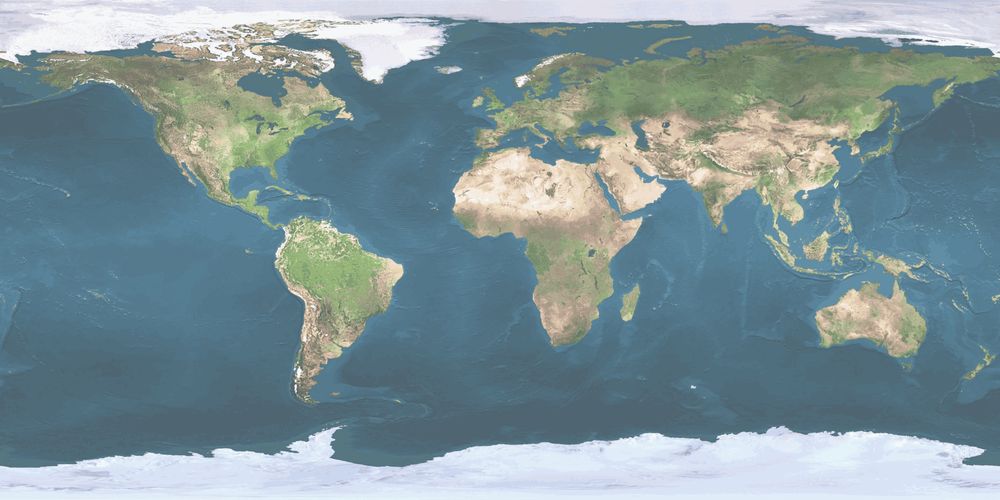
#> input picture earth-huge.png, 1000 x 500 px, shrunk from 8192 x 4096 before the run, found by its file name
$ python globe.py
#> lines starting #> are read from the running program, lines starting #| are printed output that depends on the picture
from scipy import *
from numpy import *
import Image

def roll(image, delta):
    "Roll an image sideways"

    xs, ys = image.size

    "Make a copy."
    fullRegion = (0, 0, xs, ys)
    imageCopy = image.crop(fullRegion)

    delta = delta % xs
    if delta == 0:
        return image

    part1 = imageCopy.crop((0, 0, delta, ys))
    part2 = imageCopy.crop((delta, 0, xs, ys))

    image.paste(part2, (0, 0, xs - delta, ys))
    image.paste(part1, (xs - delta, 0, xs, ys))

    return image


im = Image.open("Desktop/earth-huge.png")
#> im is the input picture: PIL image 1000x500 RGB; mean R, G, B 126.4, 147.7, 153.8

xs, ys = im.size
#> xs = 1000; ys = 500
deltaList = linspace(0, xs, 12)
for delta_i in deltaList:
    delta_i = int(delta_i)
    tempImage = roll(im, delta_i)
    tempImage.show()
#> this loop made 12 passes
#> pass 2, in roll (call 2), `part1 = imageCopy.crop((0, 0, delta, ys))`:
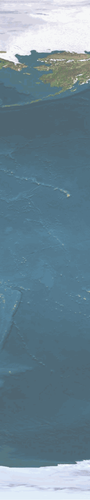
#> part1: PIL image 90x500 RGB; mean R, G, B 109.3, 135.2, 149.2
#> pass 2, in roll (call 2), `part2 = imageCopy.crop((delta, 0, xs, ys))`:
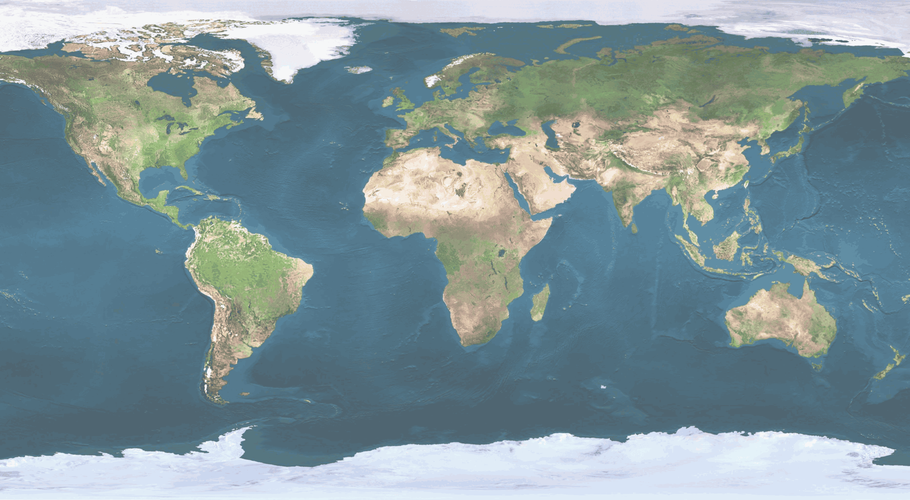
#> part2: PIL image 910x500 RGB; mean R, G, B 128.1, 148.9, 154.2
#> pass 2, `tempImage = roll(im, delta_i)`:
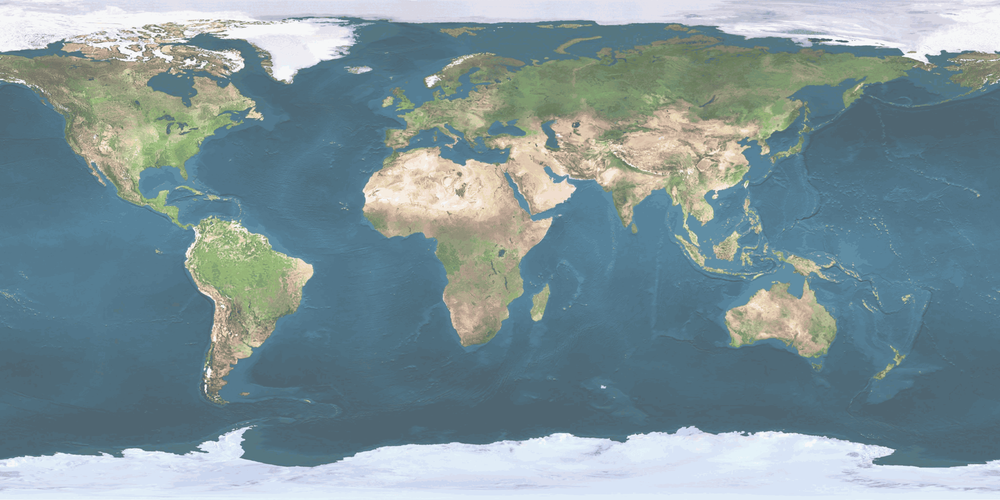
#> tempImage: PIL image 1000x500 RGB; mean R, G, B 126.4, 147.7, 153.8
#> pass 3, in roll (call 3), `part1 = imageCopy.crop((0, 0, delta, ys))`:
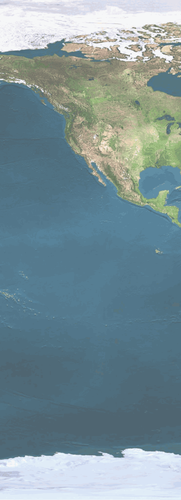
#> part1: PIL image 181x500 RGB; mean R, G, B 122.4, 145.3, 152.7
#> after the loop:
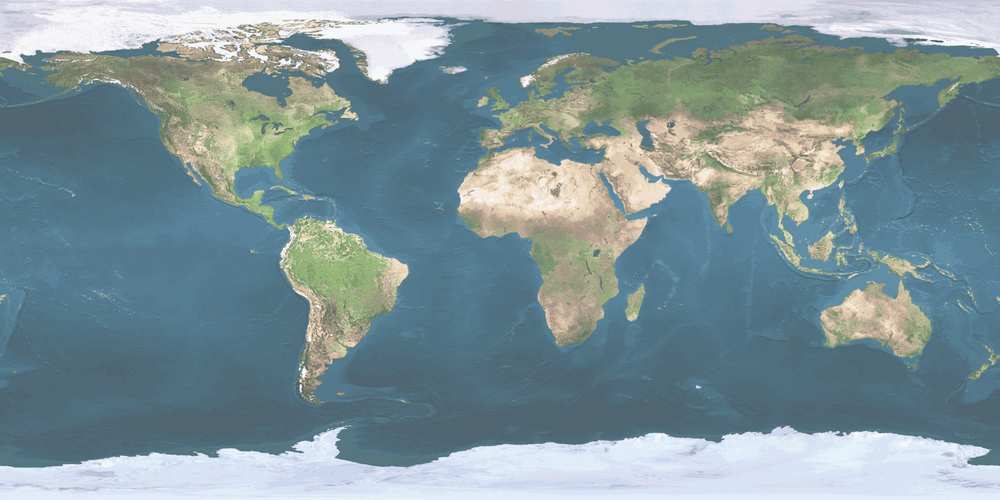
#> im: PIL image 1000x500 RGB; mean R, G, B 126.4, 147.7, 153.8


###FOR LOOP THING


#> (the run stopped early here; a loop or call above may not have finished)

$ run again, with downmap.png copied over earth-huge.png
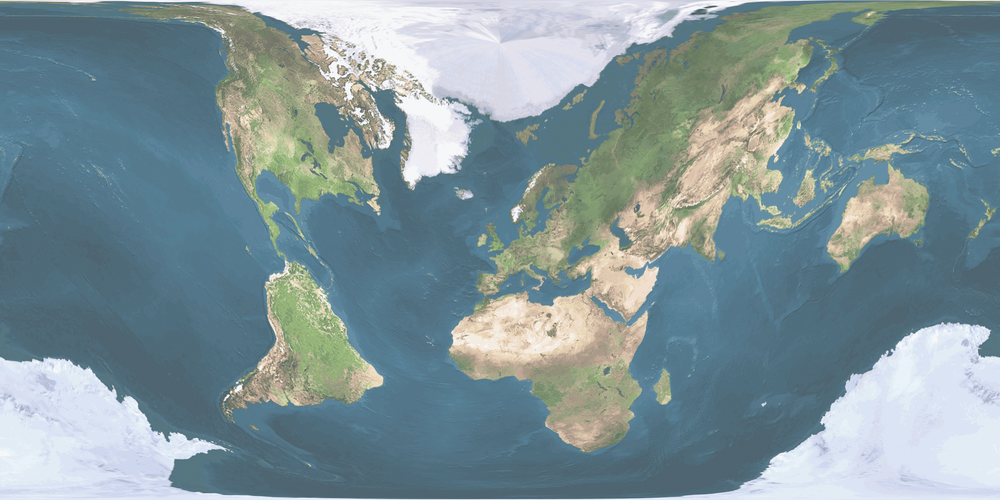
#> input picture downmap.png, 1000 x 500 px, shrunk from 2164 x 1082 before the run, found by its file name
#> im is the input picture: PIL image 1000x500 RGB; mean R, G, B 127, 147.7, 153.7
#> the loop `for delta_i in deltaList:` made 12 passes
#> pass 3, in roll (call 3), `part1 = imageCopy.crop((0, 0, delta, ys))`:
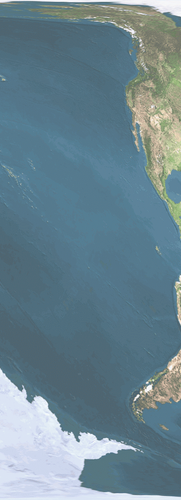
#> part1: PIL image 181x500 RGB; mean R, G, B 106.2, 132.2, 143.9
#> after the loop `for delta_i in deltaList:`:
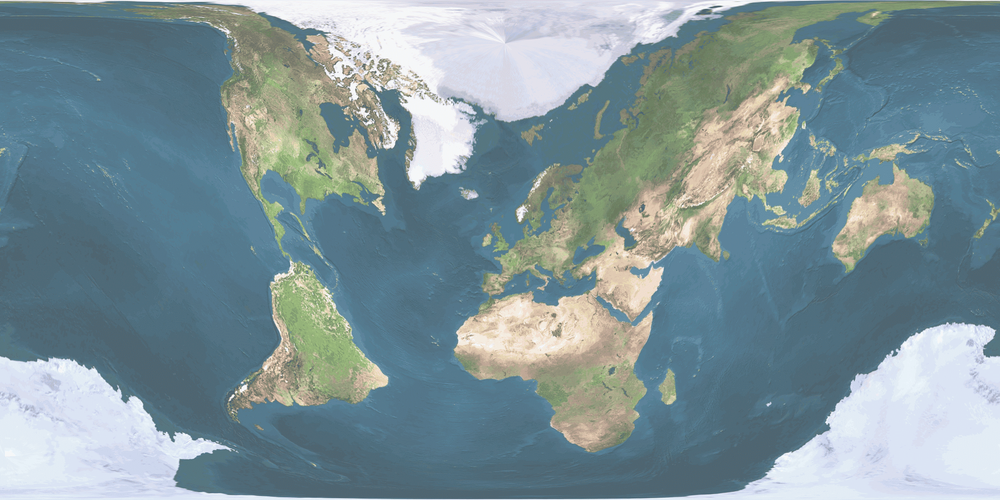
#> im: PIL image 1000x500 RGB; mean R, G, B 127, 147.7, 153.7
